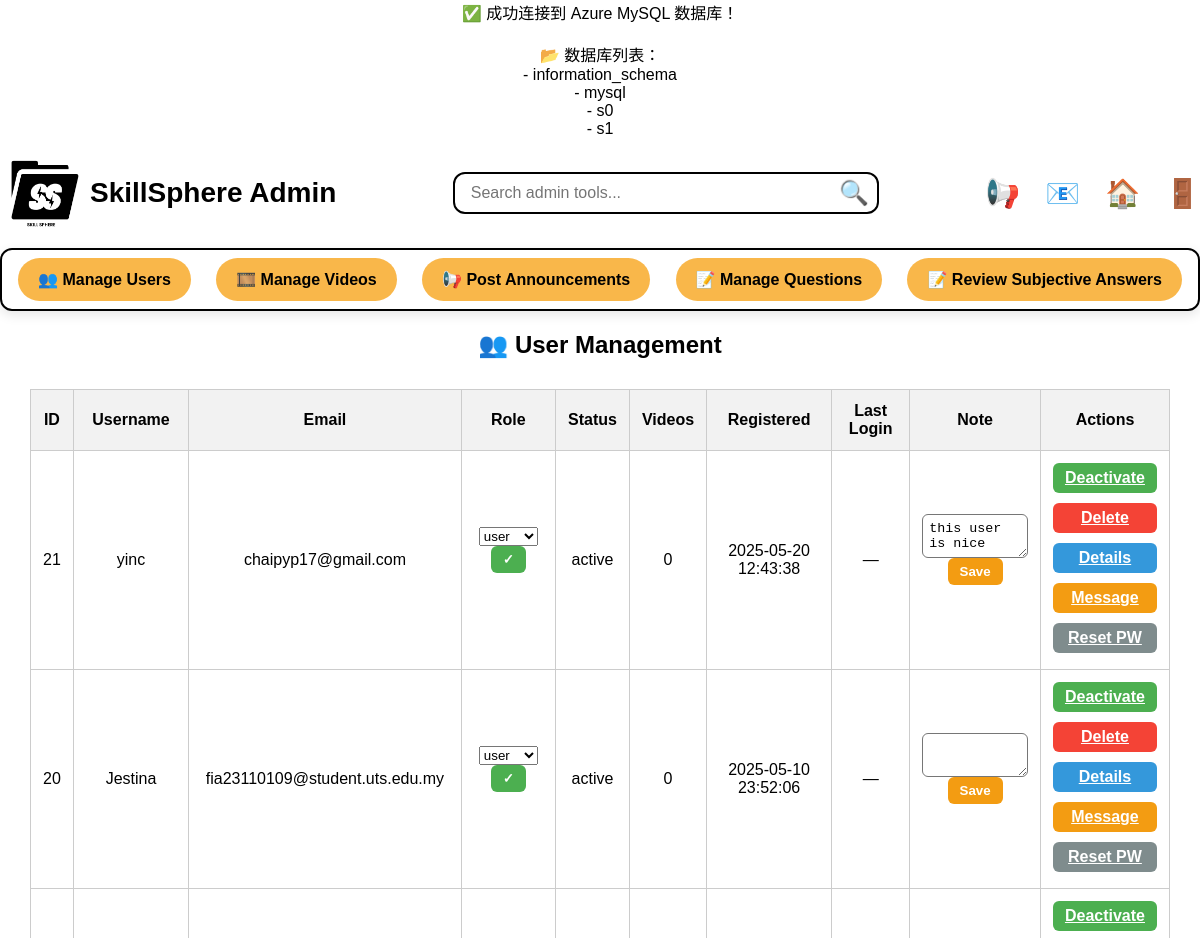
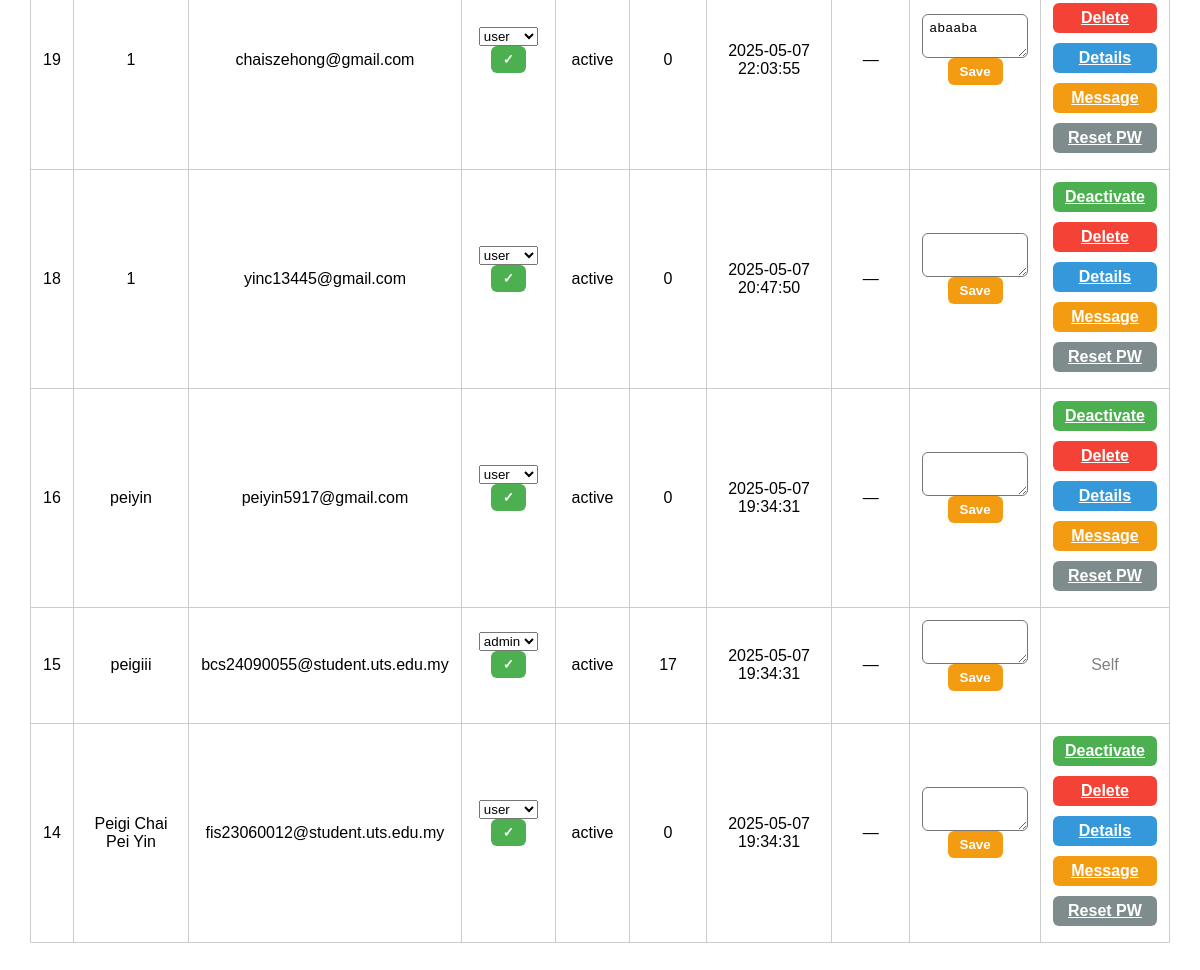
The page /templates/manage_users.php (signed in) on the database its author committed (2 pictures, top to bottom).
### tables this page shows
CREATE TABLE `users` (
  `id` int(11) UNSIGNED NOT NULL,
  `username` varchar(50) NOT NULL,
  `email` varchar(100) NOT NULL,
  `PASSWORD` varchar(255) NOT NULL,
  `profile_picture` varchar(255) DEFAULT NULL,
  `phone` varchar(20) DEFAULT NULL,
  `country` varchar(50) DEFAULT NULL,
  `state` varchar(50) DEFAULT NULL,
  `city` varchar(50) DEFAULT NULL,
  `race` varchar(50) DEFAULT NULL,
  `avatar` varchar(255) DEFAULT NULL,
  `role` enum('admin','user') NOT NULL DEFAULT 'user',
  `created_at` datetime DEFAULT current_timestamp(),
  `last_login_at` datetime DEFAULT NULL,
  `admin_note` text DEFAULT NULL,
  `STATUS` enum('active','inactive') NOT NULL DEFAULT 'active',
  `reset_token` varchar(255) DEFAULT NULL,
  `reset_token_expires` datetime DEFAULT NULL
);

### templates/manage_users.php (the view, shortened to what this page needs)
<?php
require 'db.php';
$stmt = $pdo->query("SELECT u.id, u.username, u.email, u.role, u.status, u.created_at, u.last_login_at, u.admin_note,
                            COUNT(v.id) AS video_count
                     FROM users u
                     LEFT JOIN videos v ON u.id = v.user_id
                     GROUP BY u.id
                     ORDER BY u.id DESC");
$users = $stmt->fetchAll(PDO::FETCH_ASSOC);
?>
<!DOCTYPE html>
<html>
<head>
    <?php include 'adminnav.php'; ?>
</head>
<body>
<h2 style="text-align:center;">👥 User Management</h2>
<table>
    <tr>
        <th>ID</th><th>Username</th><th>Email</th><th>Role</th><th>Status</th><th>Videos</th>
        <th>Registered</th><th>Last Login</th><th>Note</th><th>Actions</th>
    </tr>
    <?php foreach ($users as $u): ?>
    <tr>
        <td><?= $u['id'] ?></td>
        <td><?= htmlspecialchars($u['username']) ?></td>
        <td><?= htmlspecialchars($u['email']) ?></td>
        <td>
            <form method="POST" action="admin_actions.php">
                <select name="role">
                    <option value="user" <?= $u['role'] === 'user' ? 'selected' : '' ?>>user</option>
                    <option value="admin" <?= $u['role'] === 'admin' ? 'selected' : '' ?>>admin</option>
                </select>
                <button type="submit" name="update_role" class="btn btn-update">✓</button>
            </form>
        </td>
        <td><?= $u['status'] ?></td>
        <td><?= $u['video_count'] ?></td>
        <td><?= $u['created_at'] ?></td>
        <td><?= $u['last_login_at'] ?: '—' ?></td>
        <td>
            <form method="POST" action="admin_actions.php">
                <textarea name="admin_note" rows="2"><?= htmlspecialchars($u['admin_note']) ?></textarea>
                <button type="submit" name="update_note" class="btn btn-note">Save</button>
            </form>
        </td>
        <td>
            <?php if ($_SESSION['user_id'] != $u['id']): ?>
            <div class="actions">
                <a href="admin_actions.php?toggle=<?= $u['id'] ?>" class="btn btn-update"
                   onclick="return confirm('Toggle account status?')">
                    <?= $u['status'] === 'active' ? 'Deactivate' : 'Activate' ?>
                </a>
                <a href="admin_actions.php?delete=<?= $u['id'] ?>" class="btn btn-delete"
                   onclick="return confirm('Delete this user?')">Delete</a>
                <a href="user_detail.php?id=<?= $u['id'] ?>" class="btn btn-info">Details</a>
                <a href="send_message.php?to=<?= $u['id'] ?>" class="btn btn-note">Message</a>
                <a href="reset_password.php?user=<?= $u['id'] ?>" class="btn btn-gray">Reset PW</a>
            </div>
            <?php else: ?>
                <span style="color:gray;">Self</span>
            <?php endif; ?>
        </td>
    </tr>
    <?php endforeach; ?>
</table>
</body>
</html>

### templates/style.css (style rules this page uses)
body { font-family: Arial, sans-serif; margin: 0; padding: 0; text-align: center; background-color: white; }

### templates/manage_users.php (style rules this page uses)
table { border-collapse: collapse; width: 95%; margin: 30px auto; }
th, td { padding: 12px; border: 1px solid #ccc; text-align: center; }
th { background-color: #f2f2f2; }
textarea { width: 100%; resize: vertical; padding: 6px; border-radius: 6px; }
.btn { padding: 6px 12px; border: none; border-radius: 6px; font-weight: bold; cursor: pointer; margin-bottom: 4px; }
.btn-update { background-color: #4CAF50; color: white; }
.btn-delete { background-color: #f44336; color: white; }
.btn-info { background-color: #3498db; color: white; }
.btn-note { background-color: #f39c12; color: white; }
.btn-gray { background-color: #7f8c8d; color: white; }
.actions { display: flex; flex-direction: column; gap: 6px; }

### rows shown on the page
users: id "21", username "yinc", email "chaipyp17@gmail.com", role "user", STATUS "active", video_count "0", created_at "2025-05-20 12:43:38", last_login_at "—", admin_note "this user is nice", shows "Deactivate"
users: id "20", username "Jestina", email "fia23110109@student.uts.edu.my", role "user", STATUS "active", video_count "0", created_at "2025-05-10 23:52:06", last_login_at "—", shows "Deactivate"
users: id "19", username "1", email "chaiszehong@gmail.com", role "user", STATUS "active", video_count "0", created_at "2025-05-07 22:03:55", last_login_at "—", admin_note "abaaba", shows "Deactivate"
users: id "18", username "1", email "yinc13445@gmail.com", role "user", STATUS "active", video_count "0", created_at "2025-05-07 20:47:50", last_login_at "—", shows "Deactivate"
users: id "16", username "peiyin", email "peiyin5917@gmail.com", role "user", STATUS "active", video_count "0", created_at "2025-05-07 19:34:31", last_login_at "—", shows "Deactivate"
users: id "15", username "peigiii", email "bcs24090055@student.uts.edu.my", role "admin", STATUS "active", video_count "17", created_at "2025-05-07 19:34:31", last_login_at "—", shows "Self"
users: id "14", username "Peigi Chai Pei Yin", email "fis23060012@student.uts.edu.my", role "user", STATUS "active", video_count "0", created_at "2025-05-07 19:34:31", last_login_at "—", shows "Deactivate"

### other values the page prints
$row['Database'] "information_schema"
$row['Database'] "mysql"
$row['Database'] "s0"
$row['Database'] "s1"
